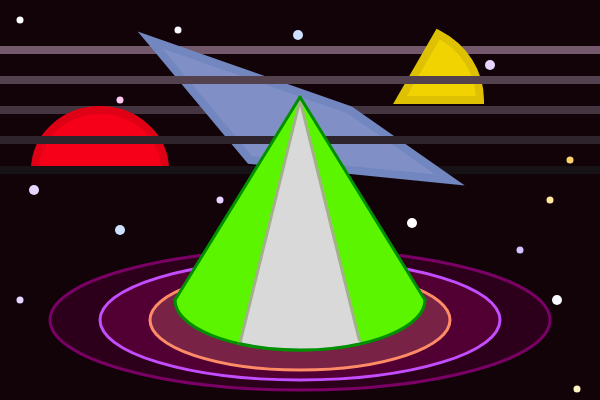
Frame 1 (no input)
Frame 60 (no input): identical to frame 1, image omitted
Frame 120 (the mouse pressed at the canvas centre since frame 60): identical to frame 1, image omitted

The p5.js sketch that drew this single still picture (run headless with seeded random() and noise() and a simulated clock; from frame 60 on, the mouse is pressed at the canvas centre):

// p5.js sketch
// ── sketch.js
function setup() {
  createCanvas(600, 400);
}

function draw() {
  background(18, 3, 9);

  // 뒤쪽 배경 타원 3개
  strokeWeight(3);
  stroke(123, 0, 102);
  fill(44, 0, 26);
  ellipse(300, 320, 500, 140);
  
  stroke(196, 77, 255);
  fill(82, 0, 51);
  ellipse(300, 320, 400, 120);
  
  stroke(255, 140, 102);
  fill(120, 35, 70);
  ellipse(300, 320, 300, 100);

  // 뒤쪽 배경 가로선들
  strokeWeight(8);
  stroke(115, 89, 107);
  line(0, 50, 600, 50);
  stroke(69, 53, 64);
  line(0, 110, 600, 110);
  stroke(23, 18, 22);
  line(0, 170, 600, 170);
  
  // 뒤쪽 기하학 도형 3개 (가로선과 완벽히 일치하는 테두리 색상)
  strokeWeight(8);
  
  // 좌측 반원
  stroke(224, 0, 22);
  fill(245, 0, 24);
  arc(100, 170, 130, 120, radians(180), radians(0), CHORD);
  
  // 우측 팩맨 원
  stroke(222, 193, 2);
  fill(241, 211, 2);
  arc(400, 100, 160, 150, radians(300), radians(0), PIE);
  
  // 중앙 비틀어진 사각형
  stroke(114, 134, 192);
  fill(128, 143, 198);
  quad(150, 40, 250, 160, 450, 180, 350, 110);

  // 중간 레이어 가로선들
  stroke(84, 65, 78);
  line(0, 80, 600, 80);
  stroke(46, 36, 44);
  line(0, 140, 600, 140);
  stroke(23, 18, 22);
  line(0, 170, 180, 170);
  stroke(23, 18, 22);
  line(500, 170, 600, 170);
  
  // 메인 원뿔 구조 (Main Cone)
  strokeWeight(3);
  fill(92, 245, 0);
  noStroke();
  triangle(300, 97, 175, 301, 425, 301);
  stroke(0, 143, 0);
  arc(300, 300, 250, 100, radians(0), radians(180), OPEN);
  
  stroke(163, 177, 138);
  fill(217, 217, 217);
  triangle(300, 100, 240, 343, 360, 343);
  stroke(0, 143, 0);
  arc(300, 300, 249, 100, radians(35), radians(144));
  line(300, 97, 425, 300);
  line(300, 97, 175, 300);
  
  // 배경의 고정된 별들
  stroke(205, 225, 255);
  strokeWeight(10);
  point(298, 35);
  stroke(255, 255, 255);
  point(412, 223);
  stroke(248, 249, 255);
  point(557, 300);
  stroke(205, 225, 255);
  point(120, 230); 
  stroke(230, 214, 255);
  point(34, 190);
  stroke(230, 214, 255);
  point(490, 65);
  
  strokeWeight(7);
  stroke(248, 249, 255);
  point(178, 30);
  stroke(255, 244, 194);
  point(577, 389);
  stroke(255, 201, 242);
  point(120, 100);
  stroke(212, 194, 255);
  point(520, 250);
  stroke(255, 232, 163);
  point(550, 200);
  stroke(255, 211, 107);
  point(570, 160);
  stroke(230, 214, 255);
  point(220, 200);
  stroke(230, 214, 255);
  point(20, 300);
  stroke(255, 255, 255);
  point(20, 20);
}
